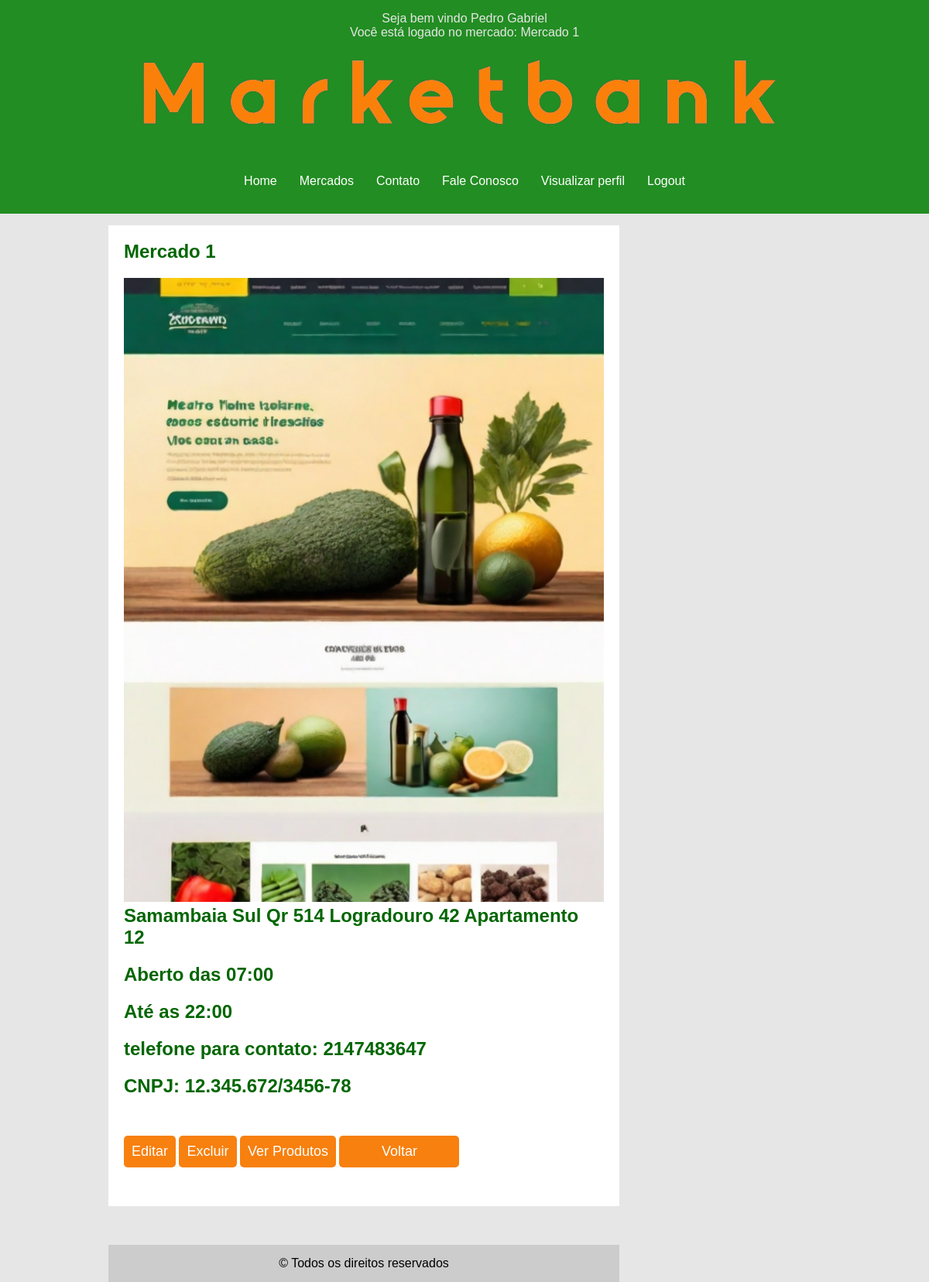
The page /cadastro/verMeuMercado.php (signed in) on the database its author committed.
### tables this page shows
CREATE TABLE `mercado` (
  `id_mercado` int(11) NOT NULL,
  `nomeMerc` varchar(255) NOT NULL,
  `endereco` varchar(255) NOT NULL,
  `horarioAbert` time NOT NULL,
  `horarioFecha` time NOT NULL,
  `telefone` varchar(11) NOT NULL,
  `cnpj` varchar(20) NOT NULL,
  `imagem` varchar(120) NOT NULL,
  `id_dono` int(11) DEFAULT NULL
);

### func/func.php (called while the page is built, shortened)
<?php
function usuarioEstaLogado(): bool
{
    return isset($_SESSION['usuario']);
}
function mercadoEstaLogado()
{
    return isset($_SESSION['usuario']) && $_SESSION['usuario']['tipo'] == 'dono';
}

### cadastro/verMeuMercado.php (the view, shortened to what this page needs)
<?php
require_once 'cadastro.php';
require_once '../func/func.php';
if (usuarioEstaLogado()) {
    $userlog = ucwords($_SESSION['usuario']['nome']);
    if ($_SESSION['usuario']['tipo'] == 'dono') {
        $mercName = $_SESSION['usuario']['id_usuario'];
        $mercado=$conn->prepare("SELECT * FROM mercado WHERE id_dono = :id_dono");
        $mercado->bindValue(':id_dono',$mercName,PDO::PARAM_STR);
        $mercado->execute();
        $infmercado = $mercado->fetch();
    }
}
?>
<!DOCTYPE html>
<html>
<head>
    <link rel="stylesheet" type="text/css" href="../css/style.css">
</head>
<body>
    <div id="area-cabecalho">
        <?php if (usuarioEstaLogado()): ?>
            <p class="aviso-login">Seja bem vindo&nbsp;<?= $userlog; ?></p>
            <?php if (mercadoEstaLogado()): ?>
                <p class="aviso-login">Você está logado no mercado:&nbsp;<?= ucwords($infmercado['nomeMerc']); ?></p>
            <?php endif ?>
        <?php endif ?>
        <div id="area-logo">
            <img src="../home/img/logo.png" alt="logo">
        </div>
        <div id="area-menu">
            <a href="../index.php">Home</a>
            <?php if (usuarioEstaLogado()): ?>
                <a href="../home/mercados.php">Mercados</a>
            <?php endif ?>
            <a href="../home/contato.php">Contato</a>
            <a href="../home/fale.php">Fale Conosco</a>
            <?php if (usuarioEstaLogado()): ?>
                <a href="verMeuMercado.php">Visualizar perfil</a>
            <?php endif ?>
            <?php if (usuarioEstaLogado()): ?>
                <a href="logout.php" onclick="return confirm('Deseja realizar logout?');">Logout</a>
            <?php endif ?>
        </div>
    </div>
    <div id="area-principal">
        <div id="area-postagens">
            <div class="postagem">
<?php
            echo "<h2> " . ucwords($infmercado['nomeMerc']) . " </h2>";
                echo '<img src="uploads/' . $infmercado['imagem'] . '" alt="Imagem do mercado" width="620px">';
                echo "<h2>" . ucwords($infmercado['endereco']) . "</h2>";
                echo "<h2>Aberto das " . date('H:i', strtotime($infmercado['horarioAbert'])) . "</h2>";
                echo "<h2> Até as " . date('H:i', strtotime($infmercado['horarioFecha'])) . "</h2>";
                echo "<h2> telefone para contato: " . $infmercado['telefone'] . "</h2>";
                $cnpj = $infmercado['cnpj'];
                $cnpj_ = $cnpj_formatado = substr($cnpj, 0, 2) . '.' . substr($cnpj, 2, 3) . '.' . substr($cnpj, 5, 3) . '/' . substr($cnpj, 8, 4) . '-' . substr($cnpj, 12, 2);
                echo "<h2> CNPJ: " . $cnpj_ . "</h2>";
?>
                        <button class="btn_ud" onclick="window.location.href='editarMercado'">Editar</button>
						<button class="btn_ud" onclick="confirmarExclusaoMercado();">Excluir</button>
						<button class="btn_ud" onclick="window.location.href = 'CRUD/read-prod.php'"> Ver Produtos</button>
                        <button class='btn_left' type="submit" onclick="window.location.href='../index.php'">Voltar</button>
            </div>
        <div id="rodape">
            &copy Todos os direitos reservados
        </div>
    </div>
</body>
</html>

### css/style.css (style rules this page uses)
* { margin: 0; padding: 0; }
body { font-size: 1em; font-family: "Trebuchet MS", Helvetica, sans-serif; background: #e6e6e6; overflow-y: scroll; }
.aviso-login { font-weight: 500; color: #e6e6e6; }
#area-cabecalho { background-color: rgb(34, 141, 34); padding: 15px; text-align: center; }
#area-logo, #area-menu { padding: 10px; }
#area-menu { display: flex; gap: 5px; justify-content: center; }
#area-principal { width: 920px; margin: 0 auto; padding: 15px; }
.postagem h2 { color: rgb(2, 102, 2); }
#area-postagens { width: 660px; float: left; }
.postagem { padding: 20px; margin-bottom: 50px; background: white; }
.conteudo-lateral , a { color: rgb(9, 82, 9); text-decoration: none; }
#rodape { clear: both; text-align: center; padding: 15px; background: #CCC; }
a { text-decoration: none; }
a:link, a:visited { color: green; }
#area-cabecalho a:link, #area-cabecalho a:visited { color: #FFF; padding: 8px 12px; }
h2 { color:lightgreen; }
html { scroll-behavior: smooth; }
h2 { margin-bottom: 20px; }
button[type="submit"] { font-size: 18px; width: 25%; padding: 10px; background-color: #F7800F; color: #fff; border: none; border-radius: 5px; cursor: pointer; margin-bottom: 5px; }
button { font-size: 18px; padding: 10px; background-color: #F7800F; color: #fff; border: none; border-radius: 5px; cursor: pointer; margin-bottom: 5px; }
.postagem .btn_ud { margin: 30px auto; align-items: center; justify-content: center; }

### rows shown on the page
mercado: nomeMerc "Mercado 1", imagem (picture), endereco "Samambaia Sul Qr 514 Logradouro 42 Apartamento 12", horarioAbert "07:00", horarioFecha "22:00", telefone "2147483647", cnpj "12.345.672/3456-78"

### other values the page prints
$userlog "Pedro Gabriel"
